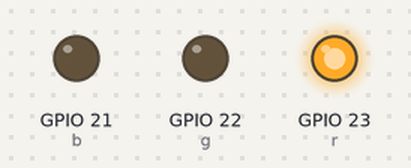
Simulated run of this program. Board: ESP32 board running MicroPython. Shown: output pins drawn as LEDs (lit = HIGH). At 15.0 s the program stops and its outputs stay as they are.

Above: at 0.2 s.
At 0.7 s:
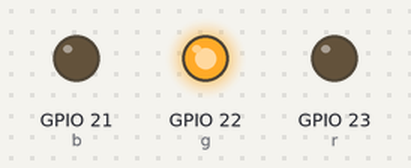
At 2.7 s:
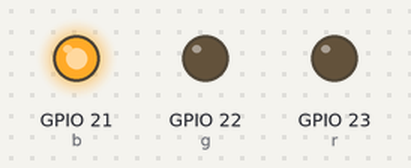
Timing chart, 0 to 3.5 s (numbered marks = the images above):
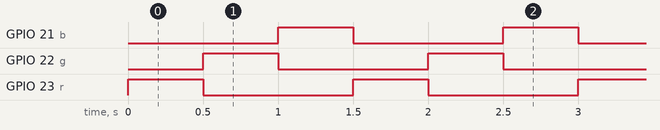

The program:

FullColorLED_Test.py
```python
from machine import Pin

import time

r = Pin(23, Pin.OUT) #紅色
g = Pin(22, Pin.OUT) #綠色
b = Pin(21, Pin.OUT) #藍色


for i in range(10):
    g.value(0)
    b.value(0)
    r.value(1)
    time.sleep(0.5)

    b.value(0)
    r.value(0)
    g.value(1)
    time.sleep(0.5)

    g.value(0)
    r.value(0)
    b.value(1)
    time.sleep(0.5)
g.value(0)
r.value(0)
b.value(0)
```

Measured:
- by itself, GPIO 21 (b): alternates HIGH for 0.50 s and LOW for 1.0 s
- by itself, GPIO 22 (g), GPIO 23 (r): alternates HIGH for 0.50 s and LOW for 1.0 s, 20 changes in all, then stays LOW
